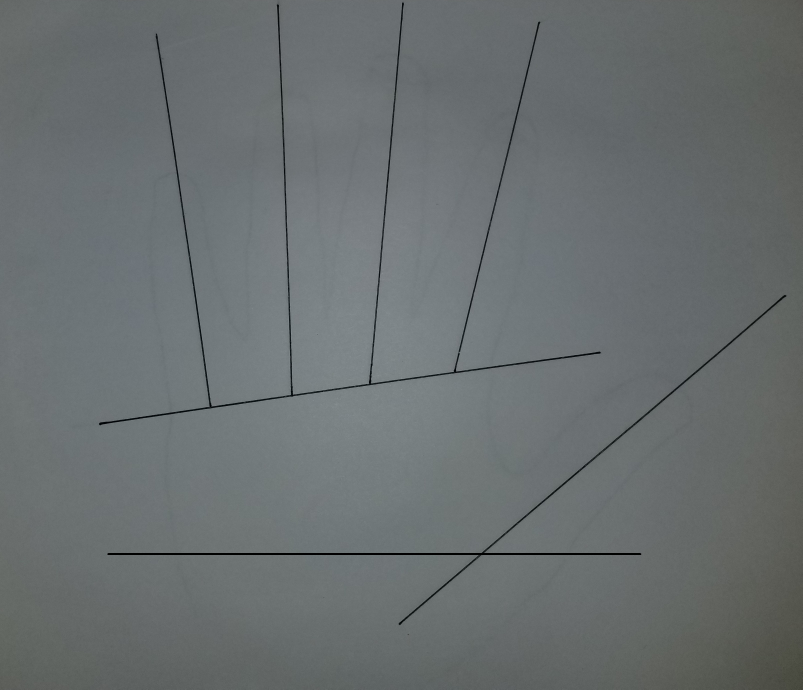
%> input picture Images/templateFinal.jpg, 3209 x 2757 px (shown at 1/4 size)
$ octave code.m   (GNU Octave 9; MATLAB toolbox functions it lacks are replaced by stand-ins)
%> lines starting %> are read from the running program, lines starting %| are printed output that depends on the picture; in (x1, y1, x2, y2) boxes, pixels count from 0 and x2, y2 are one past the last pixel; in counts of white or black regions, pixels touching at a corner belong together; the program's own positions count from 1
%General template convert to edges, only need to do once
[template,map]=imread('templateFinal.jpg');
%> map = []
figure,imshow(template)
w = waitforbuttonpress;
close
I = rgb2gray(template);
I = double(I);
%> I: size 2757x3209 double
I = I - min(I(:));
I = I./max(I(:));
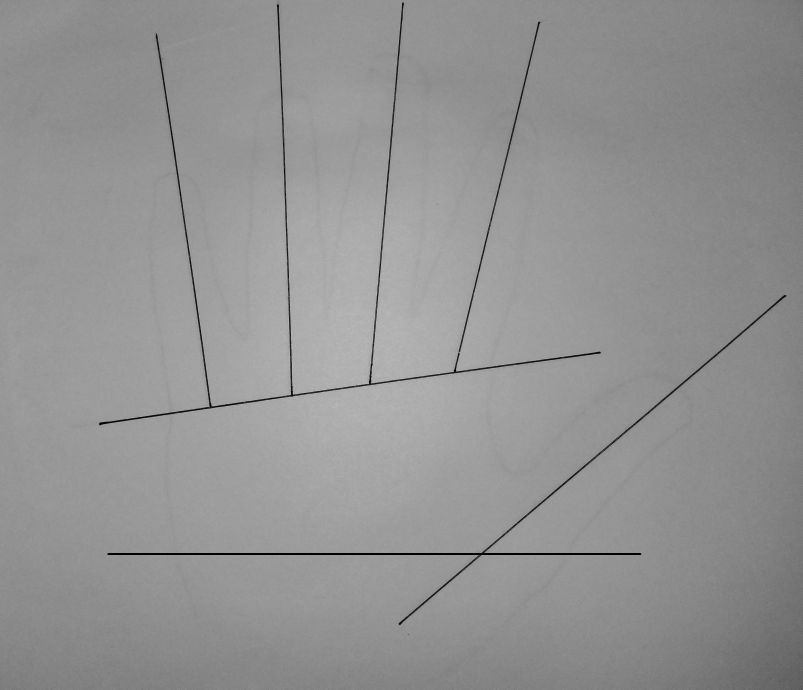
%> I: size 2757x3209 double (shown at 1/4 size); min 0, max 1, mean 0.578
templateConverted = imresize(I,.5);
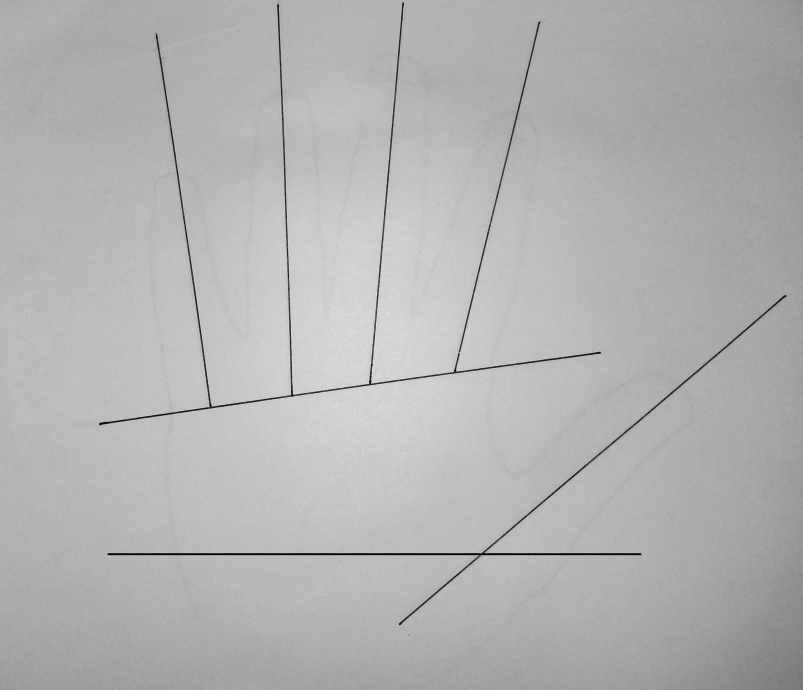
%> templateConverted: size 1379x1605 double (shown at 1/2 size); min -0.0357, max 0.837, mean 0.578; drawn with min black and max white
figure,imshow(templateConverted)
w = waitforbuttonpress;
close
templateEdges = edge(templateConverted);
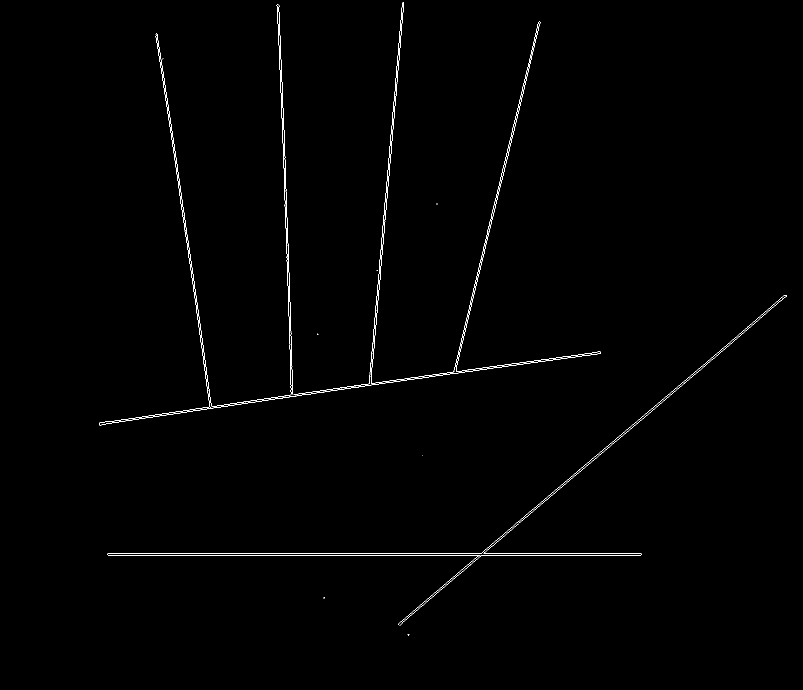
%> templateEdges: size 1379x1605 logical (shown at 1/2 size); 0.53% white in thin lines or dots, all inside (x1, y1, x2, y2) = (198, 5, 1574, 1271)

%General hand convert, only need to do once
[hand,map]=imread('hand5.jpg'); %Change to hand1-5 for other runs
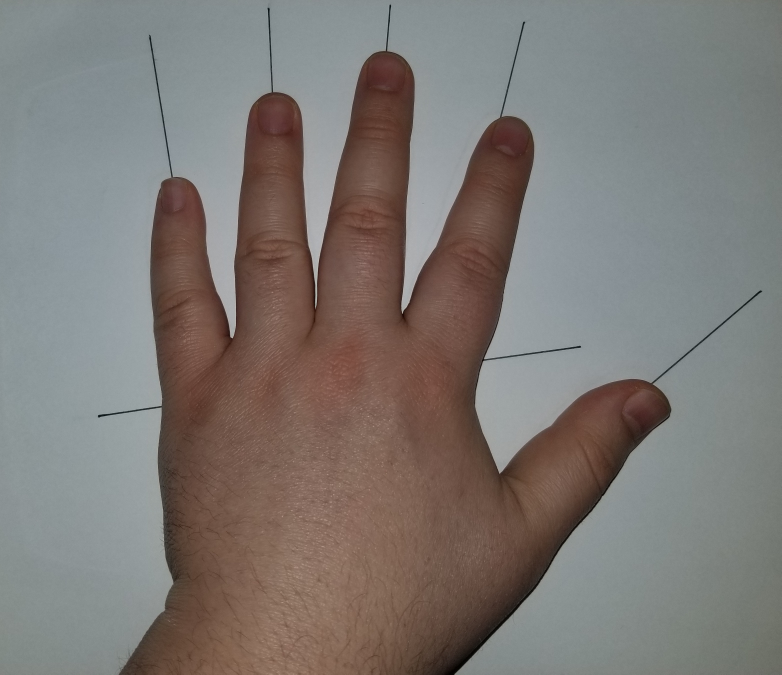
%> input picture Images/hand5.jpg, 3125 x 2697 px (shown at 1/4 size)
figure,imshow(hand)
w = waitforbuttonpress;
close
I = rgb2gray(hand);
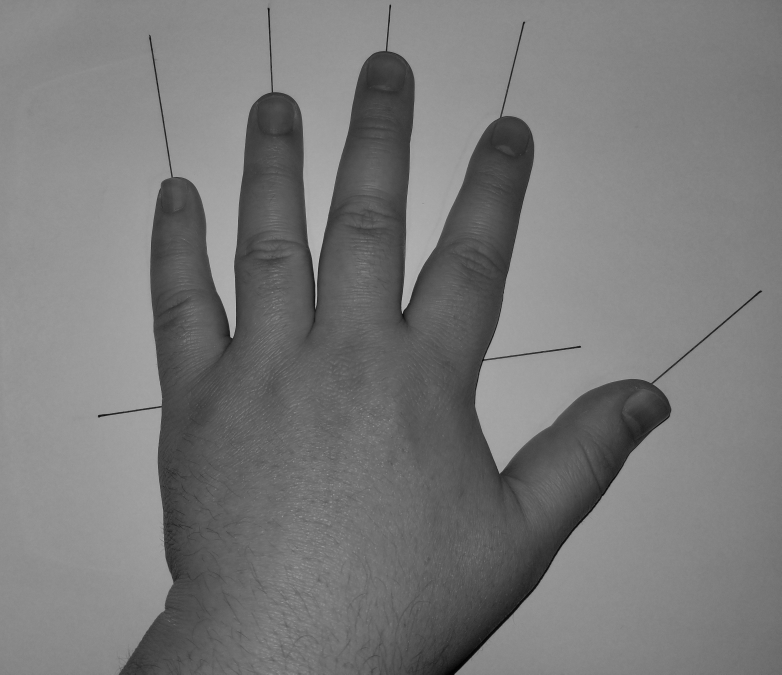
%> I: size 2697x3125 uint8 (shown at 1/4 size); min 0, max 210, mean 121.5
I = double(I);
%> I: size 2697x3125 double
I = I - min(I(:));
I = I./max(I(:));
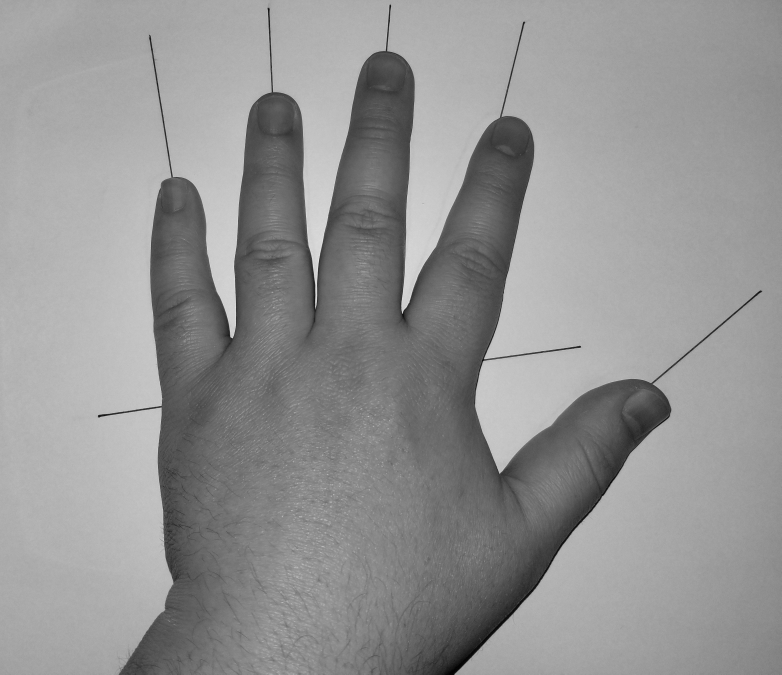
%> I: size 2697x3125 double (shown at 1/4 size); min 0, max 1, mean 0.578
handConverted = imresize(I,.5);

%-------------------------------------------------------------------------
%F1
%Thumb
%Thumb finger template
figure,imshow(templateEdges)
%> (the run ends here)
